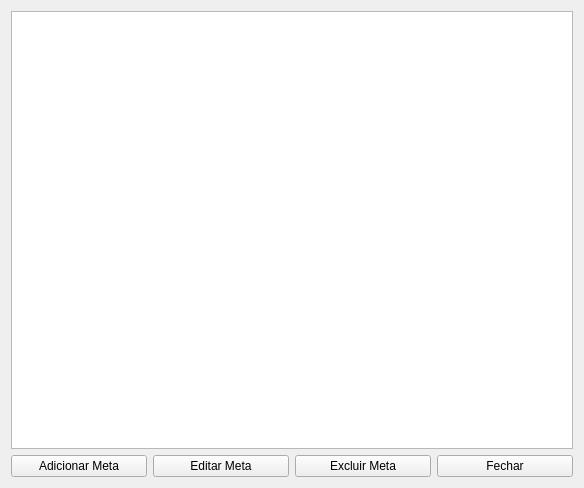
<?xml version="1.0" encoding="UTF-8"?>
<ui version="4.0">
 <class>pageMetas</class>
 <widget class="QWidget" name="pageMetas">
  <property name="geometry">
   <rect>
    <x>0</x>
    <y>0</y>
    <width>584</width>
    <height>488</height>
   </rect>
  </property>
  <property name="windowTitle">
   <string>pageMetas</string>
  </property>
  <layout class="QHBoxLayout" name="horizontalLayout_2">
   <item>
    <layout class="QVBoxLayout" name="verticalLayout">
     <item>
      <widget class="QTableWidget" name="tableWidgetMetas"/>
     </item>
     <item>
      <layout class="QHBoxLayout" name="horizontalLayout">
       <item>
        <widget class="QPushButton" name="buttonAdicionar">
         <property name="text">
          <string>Adicionar Meta</string>
         </property>
        </widget>
       </item>
       <item>
        <widget class="QPushButton" name="buttonEditar">
         <property name="text">
          <string>Editar Meta</string>
         </property>
        </widget>
       </item>
       <item>
        <widget class="QPushButton" name="buttonExcluir">
         <property name="text">
          <string>Excluir Meta</string>
         </property>
        </widget>
       </item>
       <item>
        <widget class="QPushButton" name="buttonFechar">
         <property name="text">
          <string>Fechar</string>
         </property>
        </widget>
       </item>
      </layout>
     </item>
    </layout>
   </item>
  </layout>
 </widget>
 <resources/>
 <connections/>
</ui>
